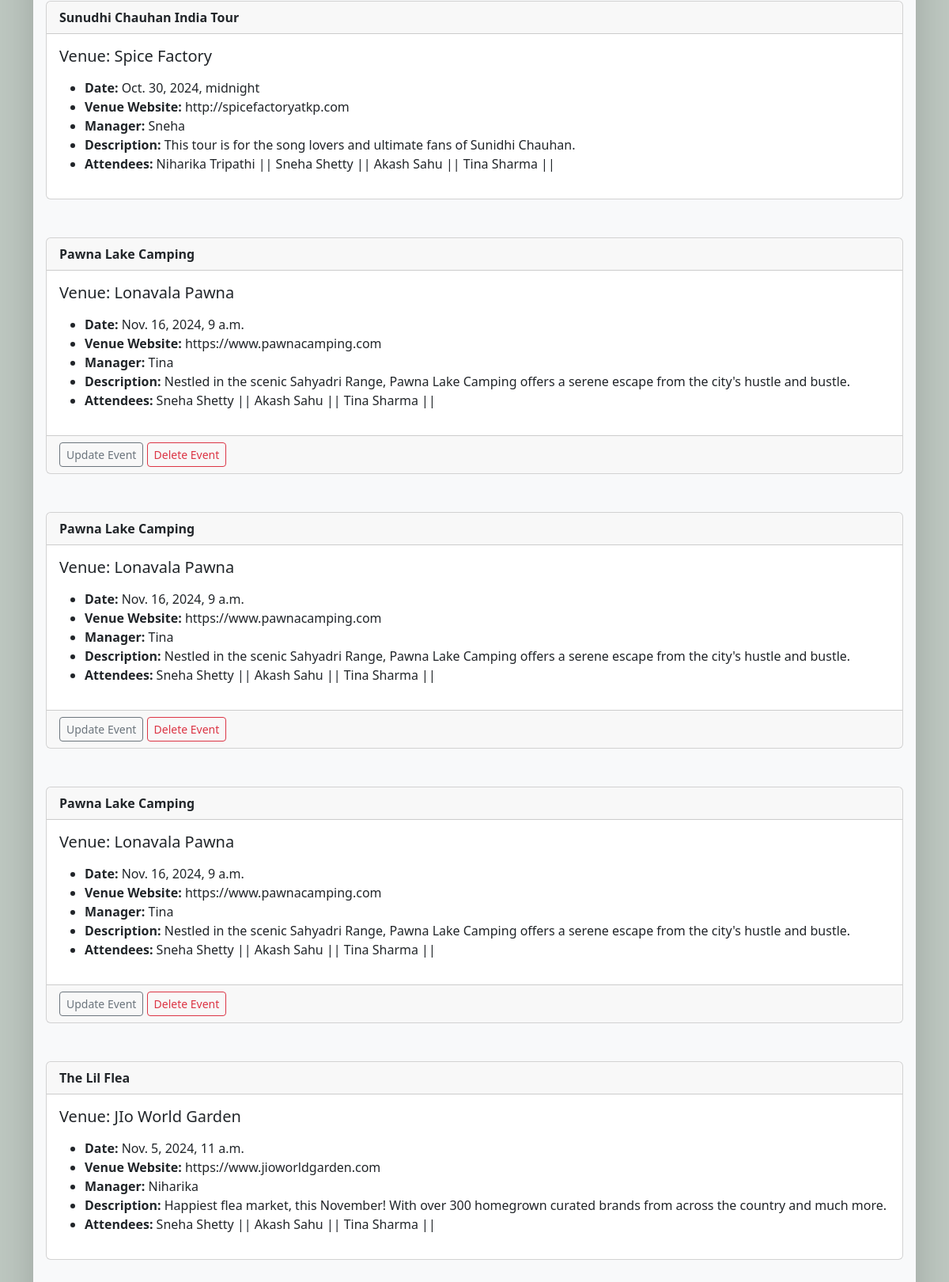
Before: /event_app/my_events/ (signed in, lower part) with the older database file.
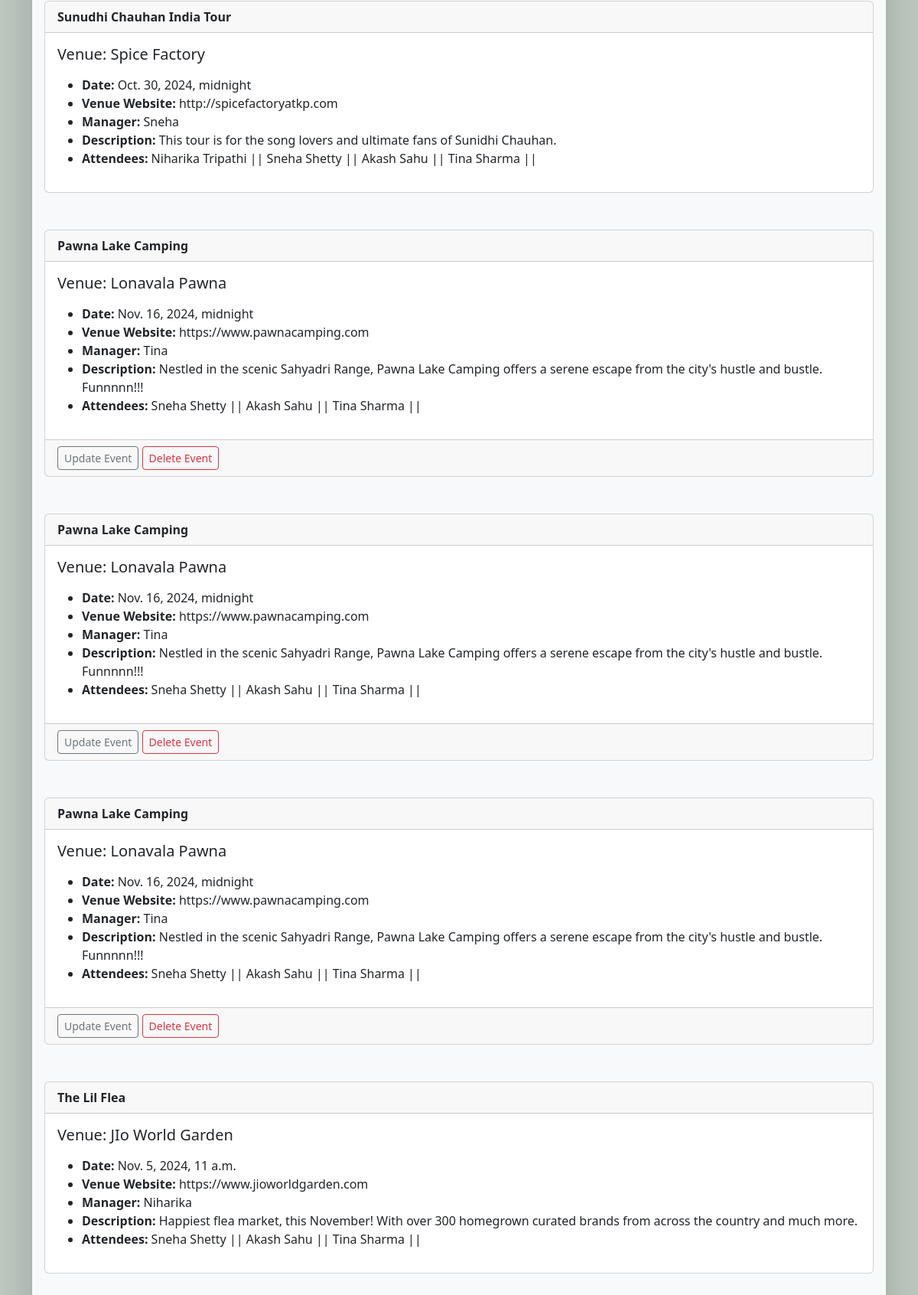
After: the same page with the newer database file.
### events/models.py (models this page shows, shortened)
class Event(models.Model):
    name = models.CharField('Event Name', max_length=120)
    event_date = models.DateTimeField('Event Date')
    venue = models.ForeignKey(Venue, blank=True, null=True, on_delete=models.CASCADE)
    manager = models.ForeignKey( User, blank=True, null=True, on_delete=models.SET_NULL, related_name='event_manager')
    description = models.TextField('Event Description', max_length=250)
    attendees = models.ManyToManyField(User, blank=True, related_name='event_attendees')
    approved = models.BooleanField('Approved', default=False)
    def __str__(self):
        return self.name

class Venue(models.Model):
    name = models.CharField('Venue Name', max_length=120)
    address = models.CharField(max_length=300)
    zip_code = models.CharField('Zip Code', max_length=15)
    phone = models.CharField('Phone Number', max_length=25)
    web = models.URLField('Website Address')
    email = models.EmailField('Email')
    owner = models.IntegerField('Venue Owner', blank=False, default=1)
    image = models.ImageField(null=True, blank=True, upload_to="images/")
    def __str__(self):
        return self.name

### events/views.py (the view)
# urls.py: path('my_events/', views.my_events, name='my-events'),
def my_events(request):
    if request.user.is_authenticated:
        me = request.user.id
        event_list = Event.objects.filter(Q(manager=me) | Q(attendees=me))
        return render(request, "my_events.html", {'event_list':event_list})
    else:
        messages.success(request, "You are not authorized to view this page.")
        return redirect('homepage')

### events/templates/my_events.html
{% extends 'base.html'%}
{% block content%}
    <h1 style="text-align: center">--- My Events List ---</h1><br/>
    {% for event in event_list %}
        <div class="card">
            <div class="card-header">
                <strong>{{ event }}</strong>
            </div>
            <div class="card-body">
                <h5 class="card-title">Venue: {{event.venue}}</h5>
                <p class="card-text">
                     <ul>
                        <li><strong>Date: </strong> {{event.event_date}} </li>
                        <li><strong>Venue Website: </strong> {{event.venue.web}} </li>
                        <li><strong>Manager: </strong> {{event.manager.first_name}} </li>
                        <li><strong>Description: </strong> {{event.description}} </li>
                        <li><strong>Attendees: </strong>
                        {% for user in event.attendees.all %}
                         {{user.first_name}} {{user.last_name}} ||
                        {% endfor%}
                        </li>
                    </ul>
                </p>
            </div>
            {% if user.is_authenticated %}
                {% if user == event.manager or user.is_superuser%}
                    <div class="card-footer text-body-secondary">
                        <a class="btn btn-outline-secondary btn-sm"
                            href = "{% url 'update-event' event.id %}" style="text-decoration:None ">Update Event </a>
                        <a class="btn btn-outline-danger btn-sm"
                            href = "{% url 'delete-event' event.id %}" style="text-decoration:None ">Delete Event </a>
                    </div>
                {% endif %}
            {% endif %}
        </div>
        <br/> <br/>
    {% endfor%}
{% endblock content%}

### templates/base.html (shortened to what this page needs)
<!doctype html>
<html lang="en">
  <head>
    <link href="https://cdn.jsdelivr.net/npm/bootstrap@5.3.3/dist/css/bootstrap.min.css" rel="stylesheet">
  </head>
  <body style="background: #bdc7c0">
    <br/>
    <br/>
    <div class="container">
      <br/>
      <div class = "shadow-lg p-3 mb-5 bg-body-tertiary rounded">
        {% block content %}{% endblock content%}
        <br/>
      </div>
    </div>
    <link href="https://cdn.jsdelivr.net/npm/bootstrap@5.3.0/dist/css/bootstrap.min.css" rel="stylesheet">
  </body>
</html>

Changed rows visible on the page:
changed Event "Pawna Lake Camping": event_date "Nov. 16, 2024, 9 a.m." → "Nov. 16, 2024, midnight"; description "Nestled in the scenic Sahyadri Range, Pawna Lake Camping offers a serene escape from the city's hustle and bustle." → "Nestled in the scenic Sahyadri Range, Pawna Lake Camping offers a serene escape from the city's hustle and bustle. Funnnnn!!!"
